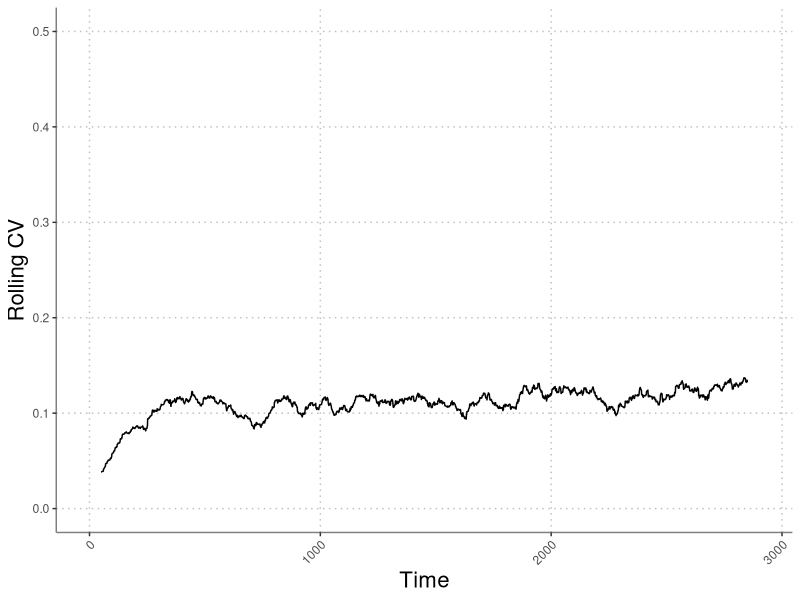

This chart was generated by the following R code: (Note: this script raises an error after producing the figure.)
#########################################################################
##  test_runs.R: does quick simulations of the four species model to   ##
##  test parameter combinations                                        ##
#########################################################################

rm(list=ls())                    # Erase the memory
library('mvtnorm')

####
####  THE MODEL FUNCTION -------------------------------------------
####
simulate_model <- function(seasons, days_to_track, Rmu, 
                           Rsd_annual, sigE, rho, 
                           alpha1, alpha2, alpha3, alpha4,
                           eta1, eta2, eta3, eta4,
                           r1, r2, r3, r4,
                           a1, a2, a3, a4,
                           b1, b2, b3, b4,
                           eps1, eps2, eps3, eps4,
                           D1, D2, D3, D4,
                           N1, N2, N3, N4, R, gVec) {
  
  require('deSolve') # for solving continuous differential equations
  require('mvtnorm') # for multivariate normal distribution functions
  
  ##  Assign parameter values to appropriate lists
  DNR <- c(D=c(D1,D2,D3,D4),   # initial dormant state abundance
           N=c(N1,N2,N3,N4),    # initial live state abundance
           R=R)                 # initial resource level
  
  parms <- list (
    r = c(r1,r2,r3,r4),          # max growth rate for each species
    a = c(a1,a2,a3,a4),          # rate parameter for Hill function 
    b = c(b1,b2,b3,b4),          # shape parameter for Hill function
    eps = c(eps1,eps2,eps3,eps4) # resource-to-biomass efficiency
  )
  
  
  ####
  ####  Sub-Model functions
  ####
  ## Continuous model
  updateNR <- function(t, NR, parms){
    with(as.list(c(NR, parms)), {
      dN1dt = N1*eps[1]*(uptake_R(r[1], R, a[1], b[1]))
      dN2dt = N2*eps[2]*(uptake_R(r[2], R, a[2], b[2]))
      dN3dt = N3*eps[3]*(uptake_R(r[3], R, a[3], b[3]))
      dN4dt = N4*eps[4]*(uptake_R(r[4], R, a[4], b[4]))
      dRdt = -1 * (dN1dt/eps[1] + dN2dt/eps[2] + dN3dt/eps[3] + dN4dt/eps[4])
      list(c(dN1dt, dN2dt, dN3dt, dN4dt, dRdt)) #output
    })
  } # end continuous function
  
  ## Discrete model
  update_DNR <- function(t, DNR, gammas,
                         alpha1, alpha2, alpha3, alpha4,
                         eta1, eta2, eta3, eta4) {
    with (as.list(DNR),{
      g1    <- gammas[1]
      g2    <- gammas[2]
      g3    <- gammas[3]
      g4    <- gammas[4]
      D1new <- (1-g1)*(alpha1*N1 + D1)*(1-eta1)
      D2new <- (1-g2)*(alpha2*N2 + D2)*(1-eta2)
      D3new <- (1-g3)*(alpha3*N3 + D3)*(1-eta3)
      D4new <- (1-g4)*(alpha4*N4 + D4)*(1-eta4)
      N1new <- g1*(alpha1*N1 + D1)*(1-eta1)
      N2new <- g2*(alpha2*N2 + D2)*(1-eta2)
      N3new <- g3*(alpha3*N3 + D3)*(1-eta3)
      N4new <- g4*(alpha4*N4 + D4)*(1-eta4)
      Rnew  <- Rvector[t]
      return(c(D1new, D2new, D3new, D4new, N1new, N2new, N3new, N4new, Rnew))
    })
  }
  
  ##  Resource uptake function (Hill function)
  uptake_R <- function(r, R, a, b) {
    return((r*R^a) / (b^a + R^a))
  }
  
  
  
  ####
  #### Simulate model -----------------------------------------------------
  ####
  days <- c(1:days_to_track)
  
  # Get "germination" fractions for each year
  num_spp <- length(parms$r)
  
  
  
  # Loop over seasons
  nmsDNR <- names(DNR)
  dormants <- grep("D", names(DNR))
  NR <- DNR[-dormants] 
  nmsNR <- names(NR)
  Rvector <- rlnorm(seasons, Rmu, Rsd_annual)
  saved_outs <- matrix(ncol=length(DNR), nrow=seasons+1)
  saved_outs[1,] <- DNR 
  
  for(season_now in 1:seasons) {
    output <- ode(y = NR, times=days,
                  func = updateNR, parms = parms)
    NR <- output[nrow(output),nmsNR]
    dormants <- grep("D", names(DNR))
    DNR <- c(DNR[dormants], NR)
    saved_outs[season_now+1,] <- DNR
    names(DNR) <- nmsDNR
    DNR <- update_DNR(season_now, DNR, gVec[season_now,],
                      alpha1 = alpha1, alpha2 = alpha2, alpha3 = alpha3, alpha4 = alpha4,
                      eta1 = eta1, eta2 = eta2, eta3 = eta3, eta4 = eta4)
    names(DNR) <- nmsDNR
    NR <- DNR[-dormants]
    names(NR) <- nmsNR
  } # next season
  
  return(saved_outs)
  
} #end simulation function



####
####  SIMULATE THE MODEL --------------------------------------------
####
set.seed(123456789) # Set seed to reproduce random results

## Define vectors of parameters to vary
# Initial conditions

DNR <- rbind(c(D=c(25,0.1,0.1,0.1),N=c(25,0.1,0.1,0.1),R=20)) # open community


sig_e_vec <- c(rep(0,100),seq(0,2.5,length.out = 3000))
timesim <- length(sig_e_vec)
getG <- function(sigE, rho, nTime, num_spp) {
  varcov <- matrix(rep(rho*sigE,num_spp*2), num_spp, num_spp)
  diag(varcov) <- sigE
  if(sigE > 0) { varcov <- Matrix::nearPD(varcov)$mat } # coerce matrix to positive definite
  varcov <- as.matrix(varcov)
  e <- rmvnorm(n = nTime, mean = rep(0,num_spp), sigma = varcov)
  g <- exp(e) / (1+exp(e))
  return(g)
}
rho_sim <- 0
gVec <- matrix(nrow=timesim,ncol=4)
for(i in 1:timesim){
  gVec[i,] <- getG(sigE = sig_e_vec[i], rho = rho_sim, nTime = 1, num_spp = 4)
}



##  Define constant parameters in list
constant_parameters <- list (
  seasons = timesim,                  # number of seasons to simulate
  days_to_track = 100,              # number of days to simulate in odSolve
  Rmu = 3,                         # mean resource pulse (on log scale)
  Rsd_annual = 0.0,                # std dev of resource pulses (on log scale)
  # sigE = 0,                        # environmental cue variance
  rho = rho_sim,                         # environmental cue correlation between species
  alpha1 = 0.50,                   # live-to-dormant biomass fraction; spp1
  alpha2 = 0.494,                   # live-to-dormant biomass fraction; spp2
  alpha3 = 0.49,                   # live-to-dormant biomass fraction; spp3
  alpha4 = 0.483,                   # live-to-dormant biomass fraction; spp4
  eta1 = 0.1,                      # dormant mortality; spp1
  eta2 = 0.1,                      # dormant mortality; spp2
  eta3 = 0.1,                      # dormant mortality; spp3
  eta4 = 0.1                      # dormant mortality; spp4
)

# Growth function parameters
# grow_parameters <- list (
#   r = c(1,5,10,25),           # max growth rate for each species
#   a = c(2,5,10,25),           # rate parameter for Hill function 
#   b = c(2.5,20,30,45),   # shape parameter for Hill function
#   eps = c(0.5,0.5,0.5,0.5)  # resource-to-biomass efficiency
# )
grow_parameters <- list (
  r = c(1,1,1,1)/5,           # max growth rate for each species
  a = c(2,2,2,2),           # rate parameter for Hill function 
  b = c(2.5,2.5,2.5,2.5),   # shape parameter for Hill function
  eps = c(0.5,0.5,0.5,0.5)  # resource-to-biomass efficiency
)

# Make on long vector of named parameters
constant_param_vec <- c(unlist(constant_parameters), unlist(grow_parameters))
parameters <- c(constant_param_vec, DNR)
dnr_slots <- which(names(parameters) == "")
names(parameters)[dnr_slots] <- colnames(DNR)
outs <- do.call(simulate_model,c(list(gVec=gVec),parameters)) 


# Look at the time-series
# total_biomass <- rowSums(outs[101:3000,5:8])
# par(mfrow=c(1,1), mgp=c(2.2,0.45,0), tcl=-0.4, mar=c(3.3,3.6,1.1,1.1), las=1)
# matplot(outs[101:3000,5:8], type="l", xlab="Growing Season", ylab="Biomass",  col = c("red","green","blue","orange"))
# lines(1:2900,total_biomass, type="l", ylim=c(0,max(total_biomass)), lwd=3)




####
####  PLOTS FOR INFOGRAPHIC
####
library(ggplot2)
library(reshape2)
library(viridis)
library(ggthemes)
library(zoo)

dosim <- as.data.frame(outs[101:3000,5:8])
colnames(dosim) <- c("Species 1","Species 2","Species 3","Species 4")
dosim$total <- rowSums(dosim)
colnames(dosim)[5] <- "Total Biomass"
dosim$iteration <- 1:2900
dosim_long <- melt(dosim, id.vars = "iteration")

mycv <- function(x) {sd(x) / mean(x)}
rolling_cv <- data.frame(cv = rollapply(dosim$`Total Biomass`, width=100, FUN=mycv, fill=NA),
                         iteration = 1:2900)
ggplot(rolling_cv, aes(x=iteration, y=cv))+
  geom_line()+
  ylab("Rolling CV")+
  xlab("Time")+
  scale_y_continuous(limits=c(0,0.5))+
  theme(panel.grid.major = element_line(colour = "grey", linetype = "dotted"),
        panel.grid.minor = element_line(colour = "white", linetype = "dotted"),
        panel.background = element_rect("white"),
        axis.line.x = element_line("grey50"),
        axis.line.y = element_line("grey50"),
        axis.title = element_text(size=16))+
  theme(axis.text.x = element_text(angle = 45, hjust = 1))
ggsave(paste0("../manuscript/components/open_community_infographic_cv.png"), width = 3, height = 3, units = "in", dpi = 72)

# mycols <- c("#890584","#b1cb3d","#12205b","#0085dc", rgb(52, 0, 66, maxColorValue = 255))
mycols <- c("#000000", "#E69F00", "#56B4E9", "#009E73", "#F0E442", "#0072B2", "#D55E00", "#CC79A7")
mycols <- c("#E69F00", "#56B4E9", "#009E73", "#CC79A7", NA)
# mycols <- c("orange","blue","red", "green", "grey25")
ggplot(dosim_long, aes(x=iteration, y=value, color=variable))+
  geom_line(size=0.35)+
  scale_color_manual(values=mycols)+
  # scale_color_viridis(discrete=TRUE, direction = -1, end = 0.9, name="")+
  # scale_alpha_manual(values = c(0.7,0.7,0.7,0.7,1))+
  xlab("Time")+
  ylab("Biomass")+
  scale_y_continuous(limits=c(0,50))+
  theme(panel.grid.major = element_line(colour = "grey", linetype = "dotted"),
        panel.grid.minor = element_line(colour = "white", linetype = "dotted"),
        panel.background = element_rect("white"),
        axis.line.x = element_line("white"),
        axis.line.y = element_line("white"),
        axis.title = element_text(size=16))+
  guides(color=FALSE, alpha=FALSE)
ggsave(paste0("../manuscript/components/open_community_infographic.png"), width = 8, height = 3, units = "in", dpi = 72)




####
####  CLOSED COMMUNITY SIMULATION
####
DNR <- rbind(c(D=c(1,0,0,0),N=c(1,0,0,0),R=20)) # closed community
parameters <- c(constant_param_vec, DNR)
dnr_slots <- which(names(parameters) == "")
names(parameters)[dnr_slots] <- colnames(DNR)
outs_close <- do.call(simulate_model,c(list(gVec=gVec),parameters)) 
dosim_close <- as.data.frame(outs_close[101:3000,5:8])
colnames(dosim_close) <- c("Species 1","Species 2","Species 3","Species 4")
dosim_close$total <- rowSums(dosim_close)
colnames(dosim_close)[5] <- "Total Biomass"
dosim_close$iteration <- 1:2900
dosim_long_close <- melt(dosim_close, id.vars = "iteration")

ggplot(dosim_long_close, aes(x=iteration, y=value, color=variable))+
  geom_line()+
  scale_color_manual(values=mycols)+
  # scale_color_viridis(discrete=TRUE, direction = -1, end = 0.9, name="")+
  # scale_alpha_manual(values = c(0.5,0.5,0.5,0.5,1))+
  xlab("Time")+
  ylab("Biomass")+
  scale_y_continuous(limits=c(0,50))+
  theme(panel.grid.major = element_line(colour = "grey", linetype = "dotted"),
        panel.grid.minor = element_line(colour = "white", linetype = "dotted"),
        panel.background = element_rect("white"),
        axis.line.x = element_line("white"),
        axis.line.y = element_line("white"),
        axis.title = element_text(size=16))+
  guides(color=FALSE, alpha=FALSE)
ggsave(paste0("../manuscript/components/closed_community_infographic.png"), width = 8, height = 3, units = "in", dpi = 72)

rolling_cv_close <- data.frame(cv = rollapply(dosim_close$`Total Biomass`, width=100, FUN=mycv, fill=NA),
                               iteration = 1:2900)

ggplot(rolling_cv_close, aes(x=iteration, y=cv))+
  geom_line()+
  ylab("Rolling CV")+
  xlab("Time")+
  scale_y_continuous(limits=c(0,0.5))+
  theme(panel.grid.major = element_line(colour = "grey", linetype = "dotted"),
        panel.grid.minor = element_line(colour = "white", linetype = "dotted"),
        panel.background = element_rect("white"),
        axis.line.x = element_line("grey50"),
        axis.line.y = element_line("grey50"),
        axis.title = element_text(size=16))+
  theme(axis.text.x = element_text(angle = 45, hjust = 1))
ggsave(paste0("../manuscript/components/closed_community_infographic_cv.png"), width = 3, height = 3, units = "in", dpi = 72)



sd(dosim_close$`Total Biomass`) / mean(dosim_close$`Total Biomass`)
sd(dosim$`Total Biomass`) / mean(dosim$`Total Biomass`)

plot(dosim$`Total Biomass`, dosim_close$`Total Biomass`)


# 
# sig_df <- data.frame(iteration=1:2900, sig=sig_e_vec[101:3000])
# ggplot(sig_df, aes(x=iteration, y=sig))+
#   geom_line()+
#   xlab("Time")+
#   ylab("Environmental\nvariance")+
#   theme(panel.grid.major = element_line(colour = "grey", linetype = "dotted"),
#         panel.grid.minor = element_line(colour = "white", linetype = "dotted"),
#         panel.background = element_rect("white"),
#         axis.line.x = element_line("white"),
#         axis.line.y = element_line("white"),
#         axis.title = element_text(size=16))


# 
# for(i in 1:length(outs)){
#   dosim <- as.data.frame(outs[[i]][4501:5000,5:8])
#   colnames(dosim) <- c("Species 1","Species 2","Species 3","Species 4")
#   dosim$total <- rowSums(dosim)
#   colnames(dosim)[5] <- "Total Biomass"
#   dosim$iteration <- 1:500
#   dosim_long <- melt(dosim, id.vars = "iteration")
#   cv <- round(sd(dosim$`Total Biomass`) / mean(dosim$`Total Biomass`),2)
#   # title <- bquote("CV =" ~ .(cv) ~ "and" ~ sigma[E] ~ "=" ~ .(sig_e_vec[i]))
#   title <- paste("CV =", cv)
#   
#   ggplot(dosim_long, aes(x=iteration, y=value, color=variable))+
#     geom_line()+
#     scale_color_viridis(discrete=TRUE, direction = -1, end = 0.9, name="")+
#     xlab("Time")+
#     ylab("Biomass")+
#     theme(panel.grid.major = element_line(colour = "grey", linetype = "dotted"),
#           panel.grid.minor = element_line(colour = "white", linetype = "dotted"),
#           panel.background = element_rect("white"),
#           axis.line.x = element_line("white"),
#           axis.line.y = element_line("white"),
#           axis.title = element_text(size=16))+
#     ggtitle(title)+
#     guides(color=FALSE)
#   ggsave(paste0("/Users/atredenn/Desktop/var_",i,"_ts.png"), width = 4, height = 2, units = "in", dpi = 72)
#   
# }
# 

# plot(sig_e_vec[101:3000], type="l")
sig_df <- data.frame(variance = sig_e_vec[101:3000],
                     years = 101:3000)
ggplot(sig_df, aes(x=years, y=variance))+
  geom_point(size=2)+
  ylab(expression(paste("Environmental variance (", sigma[E]^2, ")")))+
  xlab("Time")+
  theme(panel.grid.major = element_line(colour = "grey", linetype = "dotted"),
        panel.grid.minor = element_line(colour = "white", linetype = "dotted"),
        panel.background = element_rect("white"),
        axis.line.x = element_line("grey50"),
        axis.line.y = element_line("grey50"),
        axis.title = element_text(size=16))+
  theme(axis.text.x = element_text(angle = 45, hjust = 1))
ggsave(paste0("../manuscript/components/infographic_variance.png"), width = 8, height = 2, units = "in", dpi = 72)
